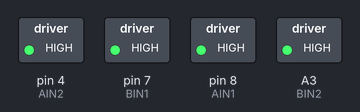
The sketch below on a simulated Arduino Uno, built with avr-gcc and run on an emulated ATmega328P. On the bench: switched loads named in the sketch (green lamp = pin HIGH). Pins used as bus, display or sensor lines are not drawn.

Above: at 1.0 s.
At 3.2 s:
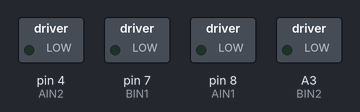
Timing chart, 0 to 5.9 s (numbered marks = the images above):
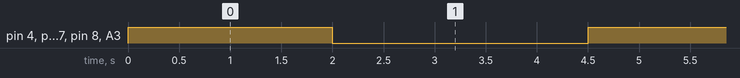

Measured:
- by itself, pin 4 (AIN2), pin 7 (BIN1), pin 8 (AIN1), A3 (BIN2): alternates HIGH for 2.0 s and LOW for 2.5 s

The sketch:

8_1_Motor_test.ino
```cpp
/*****************************************************

 * This code applies to cokoino 4WD Control Board for Arduino
 * Through this link you can download the source code:
 * https://github.com/Cokoino/CKK0019
 * Company web site:
 * http://cokoino.com/

*****************************************************/
//SET THE PIN FOR DRV8833(U6)
const int NSLEEP1 = 6;       // define pin for PWM used to control rotational speed of M1,M2 motor
const int AIN1 = 8;          // define pin used to control rotational direction of M1 motor
const int BIN1 = 7;          // define pin used to control rotational direction of M2 motor
//SET THE PIN FOR DRV8833(U10)
const int NSLEEP2 = 5;       // define pin for PWM used to control rotational speed of M3,M4 motor
const int AIN2 = 4;          // define pin used to control rotational direction of M3 motor
const int BIN2 = A3;         // define pin used to control rotational direction of M4 motor

void setup()
{
  Serial.begin(9600);
  pinMode(NSLEEP1, OUTPUT);     // set to output mode
  pinMode(AIN1, OUTPUT);        // set to output mode
  pinMode(BIN1, OUTPUT);        // set to output mode
  pinMode(NSLEEP2, OUTPUT);     // set to output mode
  pinMode(AIN2, OUTPUT);        // set to output mode
  pinMode(BIN2, OUTPUT);        // set to output mode
}

void loop() {

 analogWrite(NSLEEP1,140); //Start M1,M2 motor and set speed
 //analogWrite(NSLEEP1,Num);Num range from 0 to 255,The larger the Num, the higher the output voltage and the faster the motor speed.
 analogWrite(NSLEEP2,140); //Start M3,M4 motor and set speed
 //analogWrite(NSLEEP2,Num);Num range from 0 to 255,The larger the Num, the higher the output voltage and the faster the motor speed.
 digitalWrite(AIN1,HIGH);  //drive the M1 motor foward rotation
 digitalWrite(BIN1,HIGH);  //drive the M2 motor foward rottion
 digitalWrite(AIN2,HIGH);  //drive the M3 motor foward rotation
 digitalWrite(BIN2,HIGH);  //drive the M4 motor foward rottion
 delay(2000);
 analogWrite(NSLEEP1,140); //Start M1,M2 motor and set speed
 analogWrite(NSLEEP2,140); //Start M3,M4 motor and set speed
 digitalWrite(AIN1,LOW);  //drive the M1 motor reverse rotation
 digitalWrite(BIN1,LOW);  //drive the M2 motor reverse rottion
 digitalWrite(AIN2,LOW);  //drive the M3 motor reverse rotation
 digitalWrite(BIN2,LOW);  //drive the M4 motor reverse rottion
 delay(2000);
 analogWrite(NSLEEP1,0);//stop M1,M2 motor
 analogWrite(NSLEEP2,0);//stop M3,M4 motor
 delay(500);
}
```
